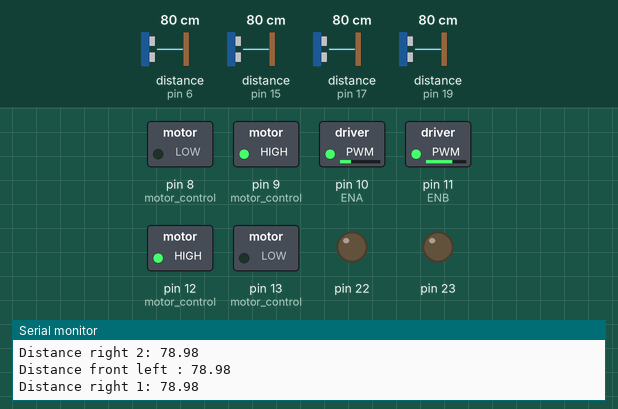
A sketch run on a simulated Arduino Uno, built with avr-gcc and run on an emulated ATmega328P. On the bench: switched loads named in the sketch (green lamp = pin HIGH), output pins drawn as LEDs (lit = HIGH), the last lines printed to the serial monitor. Wiring (inferred from the names in the program): 4 × ultrasonic range finder: trigger pin 7, echo pin 6 / trigger pin 14, echo pin 15 / trigger pin 16, echo pin 17 / trigger pin 18, echo pin 19. The test bench sets the inputs (shaded band); at power-on: distance to the obstacle (sensors on pin 6, pin 17, pin 19, pin 15) 80 cm. The echo pulse lasts 58.3 µs per cm; pins used as bus, display or sensor lines are not drawn.

Above: at 1.69 s.
1.9 s: distance to the obstacle (sensor on pin 6) set to 17 cm
4.9 s: distance to the obstacle (sensor on pin 6) set to 13 cm
At 5.8 s:
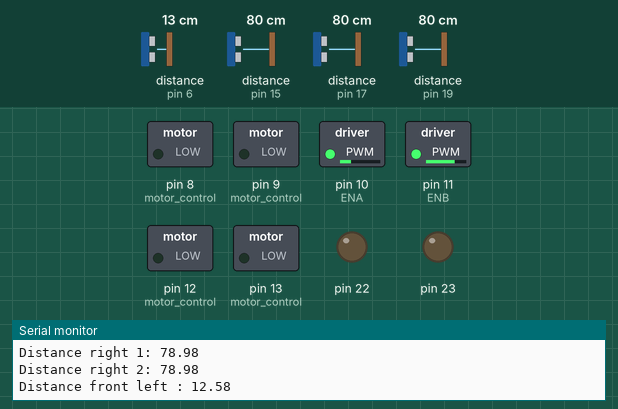
7.9 s: distance to the obstacle (sensor on pin 6) set to 18 cm
At 8.82 s:
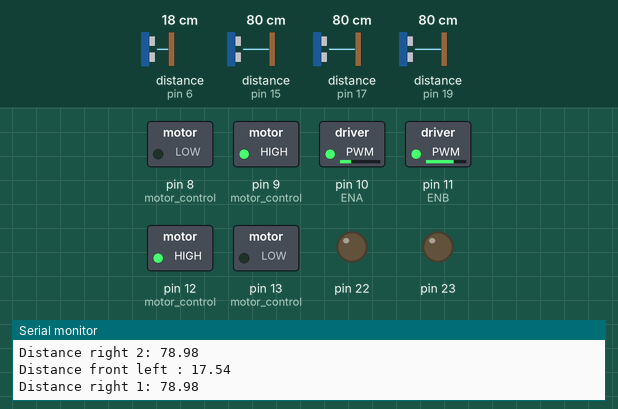
10.9 s: distance to the obstacle (sensor on pin 17) set to 2 cm
At 11.6 s:
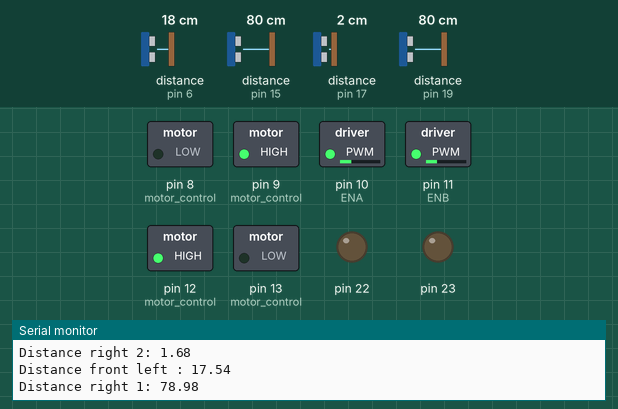
13.9 s: distance to the obstacle (sensor on pin 17) set to 60 cm
At 14.54 s:
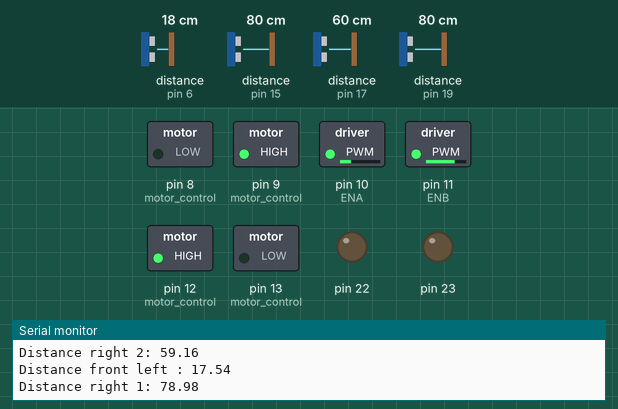
16.9 s: distance to the obstacle (sensor on pin 19) set to 12 cm
19.9 s: distance to the obstacle (sensor on pin 19) set to 9 cm
At 21.8 s:
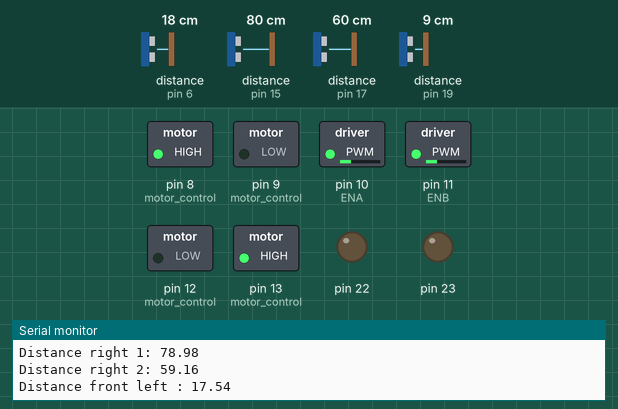
Timing chart, 0 to 23.6 s (numbered marks = the images above; inputs shaded):
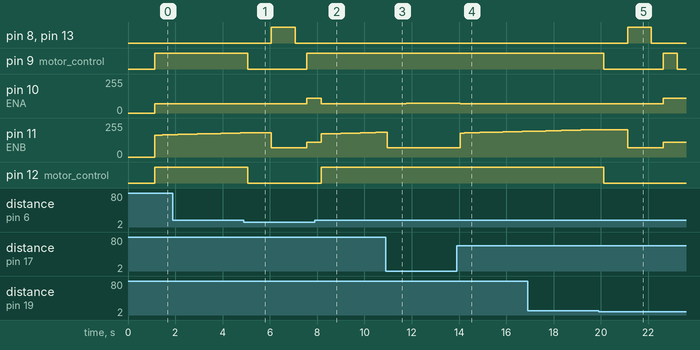

Measured:
- the behaviour switches between 16 and 15 cm on distance to the obstacle (sensor on pin 6) (found by bisection; images 0 and 1)
- the behaviour switches between 11 and 10 cm on distance to the obstacle (sensor on pin 19) (found by bisection; images 4 and 5)
- after the input at 4.9 s, pin 8 (motor_control), pin 13 (motor_control): LOW → HIGH after 1.2 s, → LOW 1.0 s later; pin 9 (motor_control): HIGH → LOW after 0.17 s, → HIGH 2.5 s later; pin 10 (ENA): 70/255 → 110/255 after 2.7 s; pin 12 (motor_control): HIGH → LOW after 0.17 s
- after the input at 7.9 s, pin 8 (motor_control), pin 13 (motor_control): stays LOW (without the input it goes to HIGH after 1.3 s); pin 9 (motor_control): stays HIGH (without the input it goes to LOW after 0.27 s); pin 12 (motor_control): LOW → HIGH after 0.27 s
- after the input at 10.9 s, pin 10 (ENA): 70/255 → 71/255 after 0.06 s, → 72/255 0.81 s later, → 73/255 0.65 s later, → 74/255 0.81 s later
- after the input at 13.9 s, pin 11 (ENB): moves from 70/255 to 193/255 over 2.8 s, starting after 0.15 s
- after the input at 19.9 s, pin 8 (motor_control), pin 13 (motor_control): LOW → HIGH after 1.2 s, → LOW 1.0 s later; pin 9 (motor_control): HIGH → LOW after 0.23 s, → HIGH 2.5 s later, → LOW 0.60 s later; pin 10 (ENA): 70/255 → 110/255 after 2.7 s; pin 12 (motor_control): HIGH → LOW after 0.23 s

The sketch:

robot_main_PID.ino
```cpp
/*
 Pham Quang Minh - Mobile robot - wall following.
*/
// Define a macro for the delay.h header file. F_CPU is the microcontroller frequencyvalue for the delay.h header file
// Default value of F_CPU in delay.h header file is 1000000(1MHz)*/
#ifndef F_CPU
#define F_CPU 16000000UL // Set 16 MHz clock speed
#endif

#include <avr/io.h> // This header defines all the Input/Output Registers for all AVRmicrocontrollers*/
#include <util/delay.h> ///This header file defines two functions, _delay_ms (milliseconddelay) and _delay_us (microsecond delay)*/

void motor_control_PID(int control_number, int pwm,int PID_mode);
int PID_wall(int w_status ,float distance_right_2);
void motor_control(int control_number, int pwm);

// port set up for ultrasonic sensor
#define trig_right_1 14
#define echo_right_1 15
#define trig_right_2 16
#define echo_right_2 17
#define trig_front_r 18
#define echo_front_r 19
#define trig_front_l 7
#define echo_front_l 6

void robot_sensor();

float distance_right_1, distance_right_2, distance_front_r, distance_front_l ;
float duration_right_1, duration_right_2, duration_front_r, duration_front_l;

// DC MOTOR
int ENA = 10, IN1 = 8, IN2 = 9;// motor right
int ENB = 11, IN3 = 12, IN4 = 13;// motor left

// Motor encoder output pulses per 360 degree revolution (measured manually)
#define pulse_per_rev 225

// Encoder output to Arduino Interrupt pin. Tracks the pulse count.
#define Encoder_right_C1 2
#define Encoder_left_C2 3

// Other encoder output to Arduino to keep track of wheel direction
// Tracks the direction of rotation.
#define Encoder_right_C2 4
#define Encoder_left_C1 5

// True = Forward; False = Reverse
boolean Direction_right = true;
boolean Direction_left = true;

// Keep track of the number of right wheel pulses
volatile long right_wheel_pulse_count = 0;
volatile long left_wheel_pulse_count = 0;

// Counters for milliseconds during interval
long prev_ms = 0;
long current_ms = 0;
// One-second interval for measurements
int interval = 48;

// Variable for RPM measuerment
float rpm_right = 0;
float rpm_left = 0;

const float d_wheel = 0.065; // 6.5cm = 0.065 m;

// Robot velocity:
float right_wheel_speed = 0;
float left_wheel_speed = 0;
float robot_speed = 0;
int constant_pwm = 70;

// Variable for PID set up
long PID_prev_time = 0;
long PID_current_time = 0;
float delta_T;

float e_wall;
float e_prev_wall = 0;
float e_int_wall = 0;
float derivative_wall;
float u_wall; // control signal

/// PID constant for wall tracking
float kp_w = 2;
float ki_w = 0.1;
float kd_w = 0;

float e_angle;
float e_prev_angle = 0;
float e_int_angle = 0;
float derivative_angle;
float u_angle; // control signal
/// PID constant for angle tracking
float kp_a = 1;
float ki_a = 0;
float kd_a = 0;

// PID constant for turn right tracking
float kp_r = 1;
float ki_r = 1;
float kd_r = 0;

const int target_wall = 15;
float wall_offset = 2;
float angle_Check;
float angle_offset = 1;

float error_wall_2;
float error_wall_1;
float wall_max = 60;
typedef enum {start_up,wall_following, manual_control}STATES ;
typedef enum {check_front, check_right,right_turn, right_follow_PID, obstacle_ahead}WALL_FOLLOWING;
STATES robot_mode;
WALL_FOLLOWING wall_mode;


void setup()
{
  robot_mode = start_up;
  wall_mode = check_front;

  // Set up trigger pin as output and echo pin input
  pinMode(trig_right_1, OUTPUT); // Sets the trigger_left as an Output
  pinMode(echo_right_1, INPUT); // Sets the echo_left as an Input
  pinMode(trig_right_2, OUTPUT); // Sets the trigger_left as an Output
  pinMode(echo_right_2, INPUT); // Sets the echo_left as an Input
  pinMode(trig_front_r, OUTPUT); // Sets the trigger_left as an Output
  pinMode(echo_front_r, INPUT); // Sets the echo_left as an Input
  pinMode(trig_front_l, OUTPUT); // Sets the trigger_left as an Output
  pinMode(echo_front_l, INPUT); // Sets the echo_left as an Input
  /*
   // set all the motor control pins to outputs and set all trigger
   pin as output and echo pin as input
   */
  DDRB = 0xFF; // Port B as output
  Serial.begin(9600);
//  // Set pin states of the encoder
//  pinMode(Encoder_right_C1 , INPUT_PULLUP);
//  pinMode(Encoder_right_C2 , INPUT);
//
//  pinMode(Encoder_left_C1 , INPUT_PULLUP);
//  pinMode(Encoder_left_C2 , INPUT);
//
//  // Every time the pin goes high, this is a pulse
//  attachInterrupt(digitalPinToInterrupt(Encoder_right_C1), right_wheel_pulse, RISING);
//  attachInterrupt(digitalPinToInterrupt(Encoder_left_C2), left_wheel_pulse, RISING);
}
void loop()
{
  robot_sensor();
//  PID_wall(1, distance_right_2);
//  PID_angle(1, distance_right_2, distance_right_1);
//  Serial.print("PID_wall:  ");
//  Serial.println(PID_wall(1, distance_right_2));
//  Serial.print("PID_angle:  ");
//  Serial.println(PID_angle(1, distance_right_2, distance_right_1));
//  angle_Check = distance_right_2 - distance_right_1;


 switch(robot_mode)
  {
    case start_up:
      delay(1000);
      robot_mode = wall_following;
      break;
    case check_right:
      switch(wall_mode)
      {
        case check_front:
          if(distance_front_r > 10 && distance_front_l > 15)
          {
            wall_mode = right_follow_PID;
          }
          else if(distance_front_r <= 10 && distance_front_l > 15)
          {
            wall_mode = obstacle_ahead;
          }
          else if(distance_front_r > 10 && distance_front_l <= 15)
          {
             wall_mode = obstacle_ahead;
          }
          else
          {
            wall_mode = obstacle_ahead;
          }
          break;
        case check_right:

          break;
        case right_turn:

          break;
        case right_follow_PID:
          if(distance_right_2 <= target_wall)
          {
            motor_control_PID(2,constant_pwm, 1);
          }
          else if(distance_right_2 > target_wall)
          {
            motor_control_PID(3,constant_pwm, 1);
          }
          wall_mode = check_front;
          break;
        case obstacle_ahead:
          PID_wall(0, distance_right_2);
          motor_control_PID(0,0,1);
          delay(1000);
          motor_control(4,constant_pwm);
          delay(1000);
          motor_control(0,0);
          delay(500);
          motor_control(2,110);
          delay(500);

          wall_mode = check_front;
          break;
        default:
          wall_mode = check_front;
          break;
      }
      break;
    case manual_control:
      break;
    default:
      break;
  }
}

void motor_control(int control_number, int pwm)
{
  if (pwm > 255)
  {
    pwm = 255;
  }
  else if(pwm < 0)
  {
    pwm = 0;
  }

  if(control_number == 0)
  {
    // motor stop
    PORTB &= ~(3<<4);
    PORTB &= ~(3<<0);
  }
  else if(control_number == 1)
  {
    // go forward
        // Turn on motor right
    PORTB |= (1<<1);//  digitalWrite(IN1, HIGH);
    PORTB &= ~(1<<0); //  digitalWrite(IN2, LOW);
    analogWrite(ENA, pwm);

     // turn on motor left
    PORTB |= (1<<4); //  digitalWrite(IN3, HIGH);
    PORTB &= ~ (1<<5); //  digitalWrite(IN4, LOW);
    analogWrite(ENB, pwm );
  }
  else if(control_number == 2)
  {
    // turn left
    /*
    Motor left stop
    Motor right run
    */
    // Motor right run
    PORTB |= (1<<1);//  digitalWrite(IN1, HIGH);
    PORTB &= ~(1<<0); //  digitalWrite(IN2, LOW);
    analogWrite(ENA, pwm);

    // Motor left stop
    PORTB &= ~ (1<<4); //  digitalWrite(IN3, LOW);
    PORTB &= ~(1<<5); //  digitalWrite(IN4, LOW);
    analogWrite(ENB, pwm);
  }
  else if(control_number == 3)
  {
      // turn right
      /*
     Motor left run
     Motor right stop
     */
   // Motor right stop
    PORTB &= ~(1<<1);//  digitalWrite(IN3, HIGH);
    PORTB &= ~(1<<0); //  digitalWrite(IN4, LOW);
    analogWrite(ENA, pwm);
    // Motor left run
    PORTB &= ~(1<<5); //  digitalWrite(IN1, HIGH);
    PORTB |= (1<<4); //  digitalWrite(IN2, LOW);
    analogWrite(ENB, pwm);
  }
  else if(control_number == 4)
  {
    // go backward
    PORTB &= ~(1<<1);//  digitalWrite(IN1, LOW);
    PORTB |= (1<<0); //  digitalWrite(IN2, HIGH);
    analogWrite(ENA, pwm);
    PORTB &= ~(1<<4); //  digitalWrite(IN3, LOW);
    PORTB  |= (1<<5); //  digitalWrite(IN4, HIGH);
    analogWrite(ENB, pwm);
  }
}

void motor_control_PID(int control_number, int pwm,int PID_mode)
{
  int PID_value;
  if (pwm > 255)
  {
    pwm = 255;
  }
  else if(pwm < 0)
  {
    pwm = 0;
  }

  if(control_number == 0)
  {
    // motor stop
    PORTB &= ~(3<<4);
    PORTB &= ~(3<<0);
  }
  else if(control_number == 1)
  {
    // go forward
        // Turn on motor right
    PORTB |= (1<<1);//  digitalWrite(IN1, HIGH);
    PORTB &= ~(1<<0); //  digitalWrite(IN2, LOW);
    analogWrite(ENA, pwm);

     // turn on motor left
    PORTB |= (1<<4); //  digitalWrite(IN3, HIGH);
    PORTB &= ~ (1<<5); //  digitalWrite(IN4, LOW);
    analogWrite(ENB, pwm );
  }
  else if(control_number == 2)
  {
    if(PID_mode == 1)
    {
      PID_value = PID_wall(1,distance_right_2);
    }
    else
    {
      PID_value = PID_angle(1,distance_right_2, distance_right_1);
    }
    // go away from the way (go left) VL < VR)
     // motor right
    PORTB |= (1<<1);//  digitalWrite(IN1, HIGH);
    PORTB &= ~(1<<0); //  digitalWrite(IN2, LOW);
      analogWrite(ENA, pwm +  PID_value);
     // motor left
    PORTB |= (1<<4); //  digitalWrite(IN3, HIGH);
    PORTB &= ~ (1<<5); //  digitalWrite(IN4, LOW);
    analogWrite(ENB, pwm);
  }
  else if(control_number == 3)
  {
     // go close to the wall (go left) VL > VR)
    if(PID_mode == 1)
    {
      PID_value = PID_wall(1,distance_right_2);
    }
    else
    {
      PID_value = PID_angle(1,distance_right_2, distance_right_1);
    }
        // motor right
    PORTB |= (1<<1);//  digitalWrite(IN1, HIGH);
    PORTB &= ~(1<<0); //  digitalWrite(IN2, LOW);
    analogWrite(ENA, pwm);

     // motor left
    PORTB |= (1<<4); //  digitalWrite(IN3, HIGH);
    PORTB &= ~ (1<<5); //  digitalWrite(IN4, LOW);
    analogWrite(ENB, pwm + PID_value);
  }
}

void right_turn_PID(float distance_right_2, int pwm)
{
  int PID_value;
  PID_value = PID_wall(1,distance_right_2);
       // motor right
  PORTB |= (1<<1);//  digitalWrite(IN1, HIGH);
  PORTB &= ~(1<<0); //  digitalWrite(IN2, LOW);
  analogWrite(ENA, pwm - PID_value);

   // motor left
  PORTB |= (1<<4); //  digitalWrite(IN3, HIGH);
  PORTB &= ~ (1<<5); //  digitalWrite(IN4, LOW);
  analogWrite(ENB, pwm + PID_value);
}

// PID for keeping motor going parralel to the wall
int PID_angle(int a_status,float distance_right_2, float distance_right_1)
{
  PID_current_time = micros();

  delta_T = ((float)(PID_current_time - PID_prev_time))/1.0e6;
  PID_prev_time = PID_current_time;
  if(a_status == 1)
  {
    // error
    e_angle = distance_right_2 - distance_right_1;

    // derivative_wall
    derivative_angle = (e_angle - e_prev_angle)/delta_T;

     // intergral
    e_int_angle = e_int_angle + e_angle*delta_T;
  }
  else
  {
      // error
    e_angle = 0;

    // derivative_wall
    derivative_angle = 0;

     // intergral
    e_int_angle = 0;
  }

  if ((distance_right_2 >= target_wall) && (distance_right_2 <= (target_wall + wall_offset)))
  {
    // safe_zone
    u_angle = kp_a*e_angle + ki_a*e_int_angle + kd_a*derivative_angle;
    return fabs(u_angle);
  }
  else
  {
    return 0;
  }
  // convert control signal to speed and direction
}

// PID value for adjusting distance with the wall
int PID_wall(int w_status ,float distance_right_2)
{
  PID_current_time = micros();

  delta_T = ((float)(PID_current_time - PID_prev_time))/1.0e6;
  PID_prev_time = PID_current_time;
  // w_status = 1: run normally, w_status = 0: reset PID value
  if(w_status == 1)
  {
    // error
    if (distance_right_2 < wall_max)
    {
      e_wall = distance_right_2 - target_wall;
    }
    else
    {
      e_wall = wall_max - target_wall;
    }

    // derivative_wall
    derivative_wall = (e_wall - e_prev_wall)/delta_T;

     // intergral
    e_int_wall = e_int_wall + e_wall*delta_T;
  }
  else
  {
    // error
    e_wall = 0;

    // derivative_wall
    derivative_wall = 0;

     // intergral
    e_int_wall = 0;
  }

  if (distance_right_2 == target_wall)
  {
    // safe_zone
    return 0; // go forward
  }
  else
  {
    // control signal
    u_wall = kp_w*e_wall + ki_w*e_int_wall + kd_w*derivative_wall;
    return fabs(u_wall);
   }
}

// Interrupt to check rising pulse on encoder.: Right C1 and left C2
void right_wheel_pulse()
{
  // Read the right_C2_inputue for the encoder for the right wheel
  int right_C2_input = digitalRead(Encoder_right_C2);
  if(right_C2_input == LOW)
  {
    Direction_right = false; // Reverse
  }
  else
  {
    Direction_right = true; // Forward
  }

  if (Direction_right)
  {
    right_wheel_pulse_count++;
  }
  else
  {
    right_wheel_pulse_count--;
  }
}
void left_wheel_pulse()
{
  // Read the right_C2_inputue for the encoder for the right wheel
  int left_C1_input = digitalRead(Encoder_left_C1);
  if(left_C1_input == LOW)
  {
    Direction_left = false; // Reverse
  }
  else
  {
    Direction_left = true; // Forward
  }

  if (Direction_left)
  {
    left_wheel_pulse_count++;
  }
  else
  {
    left_wheel_pulse_count--;
  }
}
// Function for converting rpm to m/s
void rpm_to_m_over_s(float rpm_right, float rpm_left)
{
  /*
   velocity (m/s) = ((2*3.14*d_wheel/2)/60)*N = A*N
   A = ((2*3.14*d_wheel/2)/60)
   v: linear velocity in m/s.
   N is angular velocity (rpm)
   r: radius (m).
   */
   const float A = 0.0034017;//(2*3.14*d_wheel/2)/60
   right_wheel_speed = A*rpm_right;
   left_wheel_speed = A*rpm_left;
}

void robot_velocity(float right_wheel_speed,float left_wheel_speed)
{
  // Record the time
  current_ms = millis();

  // If one second has passed, print the number of pulses
  if (current_ms - prev_ms > interval)
  {
    prev_ms = current_ms;
    // Calculate revolutions per minute
    rpm_right = (float)((right_wheel_pulse_count*1250/pulse_per_rev));
    rpm_left = (float)((left_wheel_pulse_count*1250/pulse_per_rev));

    rpm_to_m_over_s(rpm_right,rpm_left); // convert rpm to m/s
    robot_speed = (right_wheel_speed + left_wheel_speed)/2;
//    Serial.print("Right Wheel Pulses: ");
//    Serial.println(right_wheel_pulse_count);
//    Serial.print("Right Wheel Speed: ");
//    Serial.print(rpm_right);
//    Serial.print(" rpm");
//    Serial.println();
//    Serial.print("\n");
//
//    Serial.print("Left Wheel Pulses: ");
//    Serial.println(left_wheel_pulse_count);
//    Serial.print("Left Wheel Speed: ");
//    Serial.print(rpm_left);
//    Serial.print(" rpm");
//    Serial.println();
//    Serial.print("\n");

    Serial.print("Robot SPeed (m/s): ");
    Serial.println(robot_speed);
    Serial.println();
    Serial.print("\n");
    right_wheel_pulse_count = 0;
    left_wheel_pulse_count = 0;
  }
}
void sensor_right_1()
{
   // Clears the trigger_left
  digitalWrite(trig_right_1, LOW);
  delayMicroseconds(2);
  // Sets the trigger on HIGH state for 10 micro seconds
  digitalWrite(trig_right_1, HIGH);
  delayMicroseconds(10);
  digitalWrite(trig_right_1, LOW);
  // Reads the echo_left, returns the sound wave travel time in microseconds
  duration_right_1 = pulseIn(echo_right_1, HIGH);
  // Calculating the distance
  distance_right_1 = duration_right_1*0.034/2;
  // Prints the distance on the Serial Monitor
  Serial.print("Distance right 1: ");
  Serial.println(distance_right_1);
}
void sensor_right_2()
{
  digitalWrite(trig_right_2, LOW);
  delayMicroseconds(2);
  digitalWrite(trig_right_2, HIGH);
  delayMicroseconds(10);
  digitalWrite(trig_right_2, LOW);
  // Reads the echo_left, returns the sound wave travel time in microseconds
  duration_right_2 = pulseIn(echo_right_2, HIGH);
  // Calculating the distance
  distance_right_2 = duration_right_2*0.034/2;
  // Prints the distance on the Serial Monitor
  Serial.print("Distance right 2: ");
  Serial.println(distance_right_2);
}
void sensor_front_r()
{
  digitalWrite(trig_front_r, LOW);
  delayMicroseconds(2);
  digitalWrite(trig_front_r, HIGH);
  delayMicroseconds(10);
  digitalWrite(trig_front_r, LOW);
  // Reads the echo_left, returns the sound wave travel time in microseconds
  duration_front_r = pulseIn(echo_front_r, HIGH);
  // Calculating the distance
  distance_front_r = duration_front_r*0.034/2;
  // Prints the distance on the Serial Monitor
//  Serial.print("Distance front right : ");
//  Serial.println(distance_front_r);
}

void sensor_front_l()
{
  digitalWrite(trig_front_l, LOW);
  delayMicroseconds(2);
  digitalWrite(trig_front_l, HIGH);
  delayMicroseconds(10);
  digitalWrite(trig_front_l, LOW);
  // Reads the echo_left, returns the sound wave travel time in microseconds
  duration_front_l = pulseIn(echo_front_l, HIGH);
  // Calculating the distance
  distance_front_l = duration_front_l*0.034/2;
//  // Prints the distance on the Serial Monitor
  Serial.print("Distance front left : ");
  Serial.println(distance_front_l);
}
// Use all sensor at once reduce delay
void robot_sensor()
{
  sensor_right_1();
  sensor_right_2();
  sensor_front_r();
  sensor_front_l();
}
```
